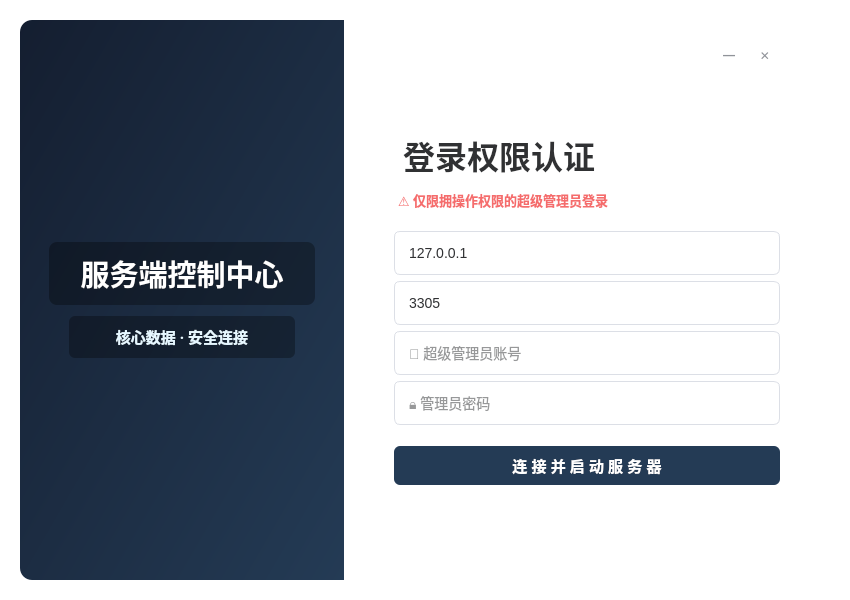
<?xml version="1.0" encoding="UTF-8"?>
<ui version="4.0">
	<class>ServerLoginClass</class>
	<widget class="QWidget" name="ServerLoginClass">
		<property name="geometry">
			<rect>
				<x>0</x>
				<y>0</y>
				<width>850</width>
				<height>600</height>
			</rect>
		</property>
		<property name="windowTitle">
			<string>考勤系统服务端控制中心</string>
		</property>
		<property name="styleSheet">
			<string notr="true">QWidget#ServerLoginClass { background: transparent; }</string>
		</property>
		<layout class="QVBoxLayout" name="verticalLayout_Main">
			<property name="margin" stdset="0">
				<number>20</number>
			</property>
			<item>
				<widget class="QFrame" name="frame_Background">
					<property name="styleSheet">
						<string notr="true">QFrame#frame_Background { background-color: #FFFFFF; border-radius: 12px; }</string>
					</property>
					<layout class="QHBoxLayout" name="horizontalLayout_Card" stretch="4,6">
						<property name="spacing">
							<number>0</number>
						</property>
						<property name="margin" stdset="0">
							<number>0</number>
						</property>
						<item>
							<widget class="QFrame" name="frame_LeftBrand">
								<property name="styleSheet">
									<string notr="true">
										QFrame#frame_LeftBrand {
										background-color: qlineargradient(x1:0, y1:0, x2:1, y2:1, stop:0 #141E30, stop:1 #243B55);
										border-image: url(server_bg.jpg) 0 0 0 0 stretch stretch;
										border-top-left-radius: 12px;
										border-bottom-left-radius: 12px;
										}
									</string>
								</property>
								<layout class="QVBoxLayout" name="verticalLayout_Brand">
									<item>
										<spacer name="verticalSpacer">
											<property name="orientation">
												<enum>Qt::Orientation::Vertical</enum>
											</property>
											<property name="sizeHint" stdset="0">
												<size>
													<width>20</width>
													<height>40</height>
												</size>
											</property>
										</spacer>
									</item>
									<item>
										<widget class="QLabel" name="label_LogoText">
											<property name="font">
												<font>
													<family>Microsoft YaHei</family>
													<pointsize>22</pointsize>
													<bold>true</bold>
												</font>
											</property>
											<property name="styleSheet">
												<string notr="true">color: #FFFFFF; background-color: rgba(0, 0, 0, 80); border-radius: 8px; padding: 10px; margin-left: 20px; margin-right: 20px;</string>
											</property>
											<property name="text">
												<string>服务端控制中心</string>
											</property>
											<property name="alignment">
												<set>Qt::AlignmentFlag::AlignCenter</set>
											</property>
										</widget>
									</item>
									<item>
										<widget class="QLabel" name="label_SubTitle">
											<property name="font">
												<font>
													<family>Microsoft YaHei</family>
													<pointsize>11</pointsize>
													<bold>true</bold>
												</font>
											</property>
											<property name="styleSheet">
												<string notr="true">color: #E6F7FF; background-color: rgba(0, 0, 0, 80); border-radius: 6px; padding: 5px; margin-left: 40px; margin-right: 40px; margin-top: 5px;</string>
											</property>
											<property name="text">
												<string>核心数据 · 安全连接</string>
											</property>
											<property name="alignment">
												<set>Qt::AlignmentFlag::AlignHCenter|Qt::AlignmentFlag::AlignTop</set>
											</property>
										</widget>
									</item>
									<item>
										<spacer name="verticalSpacer_2">
											<property name="orientation">
												<enum>Qt::Orientation::Vertical</enum>
											</property>
											<property name="sizeHint" stdset="0">
												<size>
													<width>20</width>
													<height>40</height>
												</size>
											</property>
										</spacer>
									</item>
								</layout>
							</widget>
						</item>
						<item>
							<widget class="QFrame" name="frame_RightForm">
								<property name="styleSheet">
									<string notr="true">
										QLineEdit {
										border: 1px solid #DCDFE6;
										border-radius: 6px;
										padding: 6px 12px;
										background: white;
										color: #303133;
										font-size: 14px;
										min-height: 30px;
										}
										QLineEdit:hover { border-color: #C0C4CC; }
										QLineEdit:focus { border-color: #F56C6C; }
										QPushButton#btn_ServerLogin {
										background-color: #243B55; color: white; border-radius: 6px; padding: 8px 20px; font-weight: bold; font-size: 15px; border: none; margin-top: 15px;
										}
										QPushButton#btn_ServerLogin:hover { background-color: #4B79A1; }
										QPushButton#btn_ServerLogin:pressed { background-color: #141E30; }
										QLabel { color: #606266; font-weight: bold; }
									</string>
								</property>
								<layout class="QVBoxLayout" name="verticalLayout_Form">
									<property name="leftMargin">
										<number>50</number>
									</property>
									<property name="topMargin">
										<number>20</number>
									</property>
									<property name="rightMargin">
										<number>50</number>
									</property>
									<property name="bottomMargin">
										<number>40</number>
									</property>
									<item>
										<layout class="QHBoxLayout" name="horizontalLayout_Controls">
											<item>
												<spacer name="spacer_controls">
													<property name="orientation">
														<enum>Qt::Orientation::Horizontal</enum>
													</property>
													<property name="sizeHint" stdset="0">
														<size>
															<width>0</width>
															<height>0</height>
														</size>
													</property>
												</spacer>
											</item>
											<item>
												<widget class="QPushButton" name="btn_Min">
													<property name="minimumSize">
														<size>
															<width>30</width>
															<height>30</height>
														</size>
													</property>
													<property name="styleSheet">
														<string notr="true">QPushButton { color: #909399; font-weight: bold; border: none; background: transparent; } QPushButton:hover { background-color: #F4F4F5; border-radius: 4px; }</string>
													</property>
													<property name="text">
														<string>—</string>
													</property>
												</widget>
											</item>
											<item>
												<widget class="QPushButton" name="btn_Close">
													<property name="minimumSize">
														<size>
															<width>30</width>
															<height>30</height>
														</size>
													</property>
													<property name="styleSheet">
														<string notr="true">QPushButton { color: #909399; font-weight: bold; border: none; background: transparent; } QPushButton:hover { color: #FFF; background-color: #F56C6C; border-radius: 4px; }</string>
													</property>
													<property name="text">
														<string>✕</string>
													</property>
												</widget>
											</item>
										</layout>
									</item>
									<item>
										<spacer name="spacer_top">
											<property name="orientation">
												<enum>Qt::Orientation::Vertical</enum>
											</property>
											<property name="sizeHint" stdset="0">
												<size>
													<width>20</width>
													<height>20</height>
												</size>
											</property>
										</spacer>
									</item>
									<item>
										<widget class="QLabel" name="lbl_LoginTitle">
											<property name="font">
												<font>
													<family>Microsoft YaHei</family>
													<pointsize>24</pointsize>
													<bold>true</bold>
												</font>
											</property>
											<property name="styleSheet">
												<string notr="true">color: #303133; border: none; margin-bottom: 5px;</string>
											</property>
											<property name="text">
												<string>登录权限认证</string>
											</property>
										</widget>
									</item>
									<item>
										<widget class="QLabel" name="lbl_AdminWarning">
											<property name="font">
												<font>
													<family>Microsoft YaHei</family>
													<pointsize>10</pointsize>
													<bold>true</bold>
												</font>
											</property>
											<property name="styleSheet">
												<string notr="true">color: #F56C6C; margin-bottom: 15px;</string>
											</property>
											<property name="text">
												<string>⚠️ 仅限拥操作权限的超级管理员登录</string>
											</property>
										</widget>
									</item>
									<item>
										<widget class="QLineEdit" name="lineEdit_DBHost">
											<property name="minimumSize">
												<size>
													<width>0</width>
													<height>44</height>
												</size>
											</property>
											<property name="text">
												<string>127.0.0.1</string>
											</property>
											<property name="placeholderText">
												<string>🌐 数据库地址 (例如: 127.0.0.1)</string>
											</property>
										</widget>
									</item>
									<item>
										<widget class="QLineEdit" name="lineEdit_DBPort">
											<property name="minimumSize">
												<size>
													<width>0</width>
													<height>44</height>
												</size>
											</property>
											<property name="text">
												<string>3305</string>
											</property>
											<property name="placeholderText">
												<string>🔌 数据库端口 (例如: 3305)</string>
											</property>
										</widget>
									</item>
									<item>
										<widget class="QLineEdit" name="lineEdit_DBUser">
											<property name="minimumSize">
												<size>
													<width>0</width>
													<height>44</height>
												</size>
											</property>
											<property name="placeholderText">
												<string>👤 超级管理员账号</string>
											</property>
										</widget>
									</item>
									<item>
										<widget class="QLineEdit" name="lineEdit_DBPwd">
											<property name="minimumSize">
												<size>
													<width>0</width>
													<height>44</height>
												</size>
											</property>
											<property name="echoMode">
												<enum>QLineEdit::EchoMode::Password</enum>
											</property>
											<property name="placeholderText">
												<string>🔒 管理员密码</string>
											</property>
										</widget>
									</item>
									<item>
										<widget class="QPushButton" name="btn_ServerLogin">
											<property name="minimumSize">
												<size>
													<width>0</width>
													<height>48</height>
												</size>
											</property>
											<property name="cursor">
												<cursorShape>PointingHandCursor</cursorShape>
											</property>
											<property name="text">
												<string>连 接 并 启 动 服 务 器</string>
											</property>
										</widget>
									</item>
									<item>
										<spacer name="spacer_bot">
											<property name="orientation">
												<enum>Qt::Orientation::Vertical</enum>
											</property>
											<property name="sizeHint" stdset="0">
												<size>
													<width>20</width>
													<height>40</height>
												</size>
											</property>
										</spacer>
									</item>
								</layout>
							</widget>
						</item>
					</layout>
				</widget>
			</item>
		</layout>
	</widget>
	<resources/>
	<connections/>
</ui>
